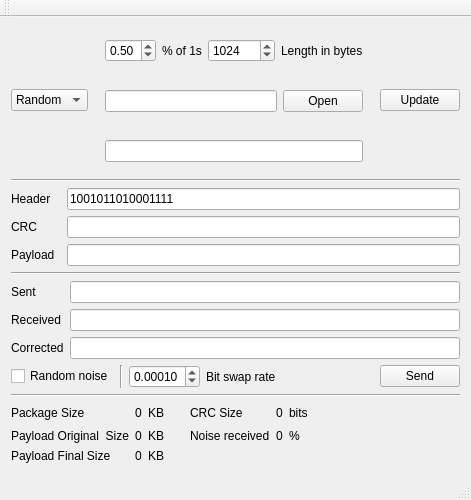
<?xml version="1.0" encoding="UTF-8"?>
<ui version="4.0">
 <class>MainWindow</class>
 <widget class="QMainWindow" name="MainWindow">
  <property name="geometry">
   <rect>
    <x>0</x>
    <y>0</y>
    <width>468</width>
    <height>500</height>
   </rect>
  </property>
  <property name="sizePolicy">
   <sizepolicy hsizetype="Preferred" vsizetype="Minimum">
    <horstretch>0</horstretch>
    <verstretch>0</verstretch>
   </sizepolicy>
  </property>
  <property name="windowTitle">
   <string>MainWindow</string>
  </property>
  <widget class="QWidget" name="centralWidget">
   <layout class="QVBoxLayout" name="verticalLayout">
    <item>
     <layout class="QHBoxLayout" name="horizontalLayout">
      <item>
       <widget class="QComboBox" name="inputGeneratorCBox">
        <item>
         <property name="text">
          <string>Random</string>
         </property>
        </item>
        <item>
         <property name="text">
          <string>File</string>
         </property>
        </item>
        <item>
         <property name="text">
          <string>Custom</string>
         </property>
        </item>
       </widget>
      </item>
      <item>
       <layout class="QVBoxLayout" name="verticalLayout_2">
        <item>
         <widget class="QWidget" name="randomInput" native="true">
          <layout class="QHBoxLayout" name="rlayout">
           <item>
            <widget class="QDoubleSpinBox" name="rdataOnes">
             <property name="maximum">
              <double>1.000000000000000</double>
             </property>
             <property name="singleStep">
              <double>0.010000000000000</double>
             </property>
             <property name="value">
              <double>0.500000000000000</double>
             </property>
            </widget>
           </item>
           <item>
            <widget class="QLabel" name="label">
             <property name="text">
              <string>% of 1s</string>
             </property>
            </widget>
           </item>
           <item>
            <widget class="QSpinBox" name="rdataLength">
             <property name="maximum">
              <number>99999999</number>
             </property>
             <property name="singleStep">
              <number>1024</number>
             </property>
             <property name="value">
              <number>1024</number>
             </property>
            </widget>
           </item>
           <item>
            <widget class="QLabel" name="label_2">
             <property name="text">
              <string>Length in bytes</string>
             </property>
            </widget>
           </item>
           <item>
            <spacer name="horizontalSpacer">
             <property name="orientation">
              <enum>Qt::Horizontal</enum>
             </property>
             <property name="sizeHint" stdset="0">
              <size>
               <width>40</width>
               <height>20</height>
              </size>
             </property>
            </spacer>
           </item>
          </layout>
         </widget>
        </item>
        <item>
         <widget class="QWidget" name="fileInput" native="true">
          <layout class="QHBoxLayout" name="fileLayout">
           <item>
            <widget class="QLineEdit" name="dataFilePath"/>
           </item>
           <item>
            <widget class="QPushButton" name="dataFileOpenBtn">
             <property name="text">
              <string>Open</string>
             </property>
            </widget>
           </item>
          </layout>
         </widget>
        </item>
        <item>
         <widget class="QWidget" name="customInput" native="true">
          <layout class="QHBoxLayout" name="customLayout">
           <item>
            <widget class="QLineEdit" name="customData"/>
           </item>
          </layout>
         </widget>
        </item>
       </layout>
      </item>
      <item>
       <widget class="QPushButton" name="updateBtn">
        <property name="text">
         <string>Update</string>
        </property>
       </widget>
      </item>
     </layout>
    </item>
    <item>
     <widget class="Line" name="line_2">
      <property name="orientation">
       <enum>Qt::Horizontal</enum>
      </property>
     </widget>
    </item>
    <item>
     <layout class="QGridLayout" name="gridLayout_2">
      <item row="0" column="0">
       <widget class="QLabel" name="label_5">
        <property name="sizePolicy">
         <sizepolicy hsizetype="Fixed" vsizetype="Preferred">
          <horstretch>0</horstretch>
          <verstretch>0</verstretch>
         </sizepolicy>
        </property>
        <property name="minimumSize">
         <size>
          <width>50</width>
          <height>0</height>
         </size>
        </property>
        <property name="text">
         <string>Header</string>
        </property>
       </widget>
      </item>
      <item row="0" column="2">
       <widget class="QLineEdit" name="headerData">
        <property name="text">
         <string>1001011010001111</string>
        </property>
        <property name="readOnly">
         <bool>true</bool>
        </property>
       </widget>
      </item>
      <item row="1" column="0">
       <widget class="QLabel" name="label_6">
        <property name="sizePolicy">
         <sizepolicy hsizetype="Fixed" vsizetype="Preferred">
          <horstretch>0</horstretch>
          <verstretch>0</verstretch>
         </sizepolicy>
        </property>
        <property name="minimumSize">
         <size>
          <width>50</width>
          <height>0</height>
         </size>
        </property>
        <property name="text">
         <string>CRC</string>
        </property>
       </widget>
      </item>
      <item row="1" column="2">
       <widget class="QLineEdit" name="CRCData">
        <property name="text">
         <string/>
        </property>
        <property name="readOnly">
         <bool>true</bool>
        </property>
       </widget>
      </item>
      <item row="2" column="0">
       <widget class="QLabel" name="label_11">
        <property name="sizePolicy">
         <sizepolicy hsizetype="Fixed" vsizetype="Preferred">
          <horstretch>0</horstretch>
          <verstretch>0</verstretch>
         </sizepolicy>
        </property>
        <property name="minimumSize">
         <size>
          <width>50</width>
          <height>0</height>
         </size>
        </property>
        <property name="text">
         <string>Payload</string>
        </property>
       </widget>
      </item>
      <item row="2" column="2">
       <widget class="QLineEdit" name="payloadData">
        <property name="text">
         <string/>
        </property>
        <property name="readOnly">
         <bool>true</bool>
        </property>
       </widget>
      </item>
     </layout>
    </item>
    <item>
     <widget class="Line" name="line">
      <property name="orientation">
       <enum>Qt::Horizontal</enum>
      </property>
     </widget>
    </item>
    <item>
     <layout class="QGridLayout" name="gridLayout">
      <item row="2" column="0">
       <widget class="QLabel" name="label_9">
        <property name="sizePolicy">
         <sizepolicy hsizetype="Fixed" vsizetype="Preferred">
          <horstretch>0</horstretch>
          <verstretch>0</verstretch>
         </sizepolicy>
        </property>
        <property name="minimumSize">
         <size>
          <width>50</width>
          <height>0</height>
         </size>
        </property>
        <property name="text">
         <string>Corrected</string>
        </property>
       </widget>
      </item>
      <item row="0" column="0">
       <widget class="QLabel" name="label_3">
        <property name="sizePolicy">
         <sizepolicy hsizetype="Fixed" vsizetype="Preferred">
          <horstretch>0</horstretch>
          <verstretch>0</verstretch>
         </sizepolicy>
        </property>
        <property name="minimumSize">
         <size>
          <width>50</width>
          <height>0</height>
         </size>
        </property>
        <property name="text">
         <string>Sent</string>
        </property>
       </widget>
      </item>
      <item row="1" column="0">
       <widget class="QLabel" name="label_4">
        <property name="sizePolicy">
         <sizepolicy hsizetype="Fixed" vsizetype="Preferred">
          <horstretch>0</horstretch>
          <verstretch>0</verstretch>
         </sizepolicy>
        </property>
        <property name="minimumSize">
         <size>
          <width>50</width>
          <height>0</height>
         </size>
        </property>
        <property name="text">
         <string>Received</string>
        </property>
       </widget>
      </item>
      <item row="0" column="2">
       <widget class="QLineEdit" name="sentData">
        <property name="readOnly">
         <bool>true</bool>
        </property>
       </widget>
      </item>
      <item row="1" column="2">
       <widget class="QLineEdit" name="receivedData">
        <property name="readOnly">
         <bool>true</bool>
        </property>
       </widget>
      </item>
      <item row="2" column="2">
       <widget class="QLineEdit" name="correctedData">
        <property name="readOnly">
         <bool>true</bool>
        </property>
       </widget>
      </item>
     </layout>
    </item>
    <item>
     <layout class="QHBoxLayout" name="horizontalLayout_2">
      <item>
       <widget class="QCheckBox" name="rnoiseCheckbox">
        <property name="text">
         <string>Random noise</string>
        </property>
       </widget>
      </item>
      <item>
       <widget class="Line" name="line_4">
        <property name="orientation">
         <enum>Qt::Vertical</enum>
        </property>
       </widget>
      </item>
      <item>
       <widget class="QDoubleSpinBox" name="rnoiseRate">
        <property name="decimals">
         <number>5</number>
        </property>
        <property name="maximum">
         <double>1.000000000000000</double>
        </property>
        <property name="singleStep">
         <double>0.000100000000000</double>
        </property>
        <property name="value">
         <double>0.000100000000000</double>
        </property>
       </widget>
      </item>
      <item>
       <widget class="QLabel" name="label_8">
        <property name="text">
         <string>Bit swap rate</string>
        </property>
       </widget>
      </item>
      <item>
       <spacer name="horizontalSpacer_3">
        <property name="orientation">
         <enum>Qt::Horizontal</enum>
        </property>
        <property name="sizeHint" stdset="0">
         <size>
          <width>40</width>
          <height>20</height>
         </size>
        </property>
       </spacer>
      </item>
      <item>
       <widget class="QPushButton" name="sendBtn">
        <property name="text">
         <string>Send</string>
        </property>
       </widget>
      </item>
     </layout>
    </item>
    <item>
     <widget class="Line" name="line_3">
      <property name="orientation">
       <enum>Qt::Horizontal</enum>
      </property>
     </widget>
    </item>
    <item>
     <layout class="QGridLayout" name="gridLayout_3">
      <item row="0" column="2">
       <widget class="QLabel" name="label_18">
        <property name="text">
         <string>KB</string>
        </property>
       </widget>
      </item>
      <item row="2" column="1">
       <widget class="QLabel" name="payloadSizeFinalLabel">
        <property name="text">
         <string>0</string>
        </property>
       </widget>
      </item>
      <item row="0" column="1">
       <widget class="QLabel" name="psizeLabel">
        <property name="text">
         <string>0</string>
        </property>
       </widget>
      </item>
      <item row="1" column="0">
       <widget class="QLabel" name="label_10">
        <property name="text">
         <string>Payload Original  Size</string>
        </property>
       </widget>
      </item>
      <item row="1" column="1">
       <widget class="QLabel" name="payloadSizeOriginalLabel">
        <property name="text">
         <string>0</string>
        </property>
       </widget>
      </item>
      <item row="0" column="0">
       <widget class="QLabel" name="label_7">
        <property name="text">
         <string>Package Size</string>
        </property>
       </widget>
      </item>
      <item row="2" column="2">
       <widget class="QLabel" name="label_20">
        <property name="text">
         <string>KB</string>
        </property>
       </widget>
      </item>
      <item row="2" column="0">
       <widget class="QLabel" name="label_12">
        <property name="text">
         <string>Payload Final Size</string>
        </property>
       </widget>
      </item>
      <item row="1" column="2">
       <widget class="QLabel" name="label_19">
        <property name="text">
         <string>KB</string>
        </property>
       </widget>
      </item>
      <item row="0" column="4">
       <widget class="QLabel" name="label_13">
        <property name="text">
         <string>CRC Size</string>
        </property>
       </widget>
      </item>
      <item row="0" column="3">
       <spacer name="horizontalSpacer_4">
        <property name="orientation">
         <enum>Qt::Horizontal</enum>
        </property>
        <property name="sizeType">
         <enum>QSizePolicy::Fixed</enum>
        </property>
        <property name="sizeHint" stdset="0">
         <size>
          <width>20</width>
          <height>20</height>
         </size>
        </property>
       </spacer>
      </item>
      <item row="1" column="4">
       <widget class="QLabel" name="label_14">
        <property name="text">
         <string>Noise received</string>
        </property>
       </widget>
      </item>
      <item row="0" column="6">
       <widget class="QLabel" name="label_22">
        <property name="text">
         <string>bits</string>
        </property>
       </widget>
      </item>
      <item row="0" column="8">
       <spacer name="horizontalSpacer_2">
        <property name="orientation">
         <enum>Qt::Horizontal</enum>
        </property>
        <property name="sizeHint" stdset="0">
         <size>
          <width>40</width>
          <height>20</height>
         </size>
        </property>
       </spacer>
      </item>
      <item row="1" column="6">
       <widget class="QLabel" name="label_21">
        <property name="text">
         <string>%</string>
        </property>
       </widget>
      </item>
      <item row="0" column="5">
       <widget class="QLabel" name="crcSizeLabel">
        <property name="text">
         <string>0</string>
        </property>
       </widget>
      </item>
      <item row="1" column="5">
       <widget class="QLabel" name="finalNoiseLabel">
        <property name="text">
         <string>0</string>
        </property>
       </widget>
      </item>
     </layout>
    </item>
    <item>
     <spacer name="verticalSpacer">
      <property name="orientation">
       <enum>Qt::Vertical</enum>
      </property>
      <property name="sizeHint" stdset="0">
       <size>
        <width>20</width>
        <height>40</height>
       </size>
      </property>
     </spacer>
    </item>
   </layout>
  </widget>
  <widget class="QMenuBar" name="menuBar">
   <property name="geometry">
    <rect>
     <x>0</x>
     <y>0</y>
     <width>468</width>
     <height>20</height>
    </rect>
   </property>
  </widget>
  <widget class="QToolBar" name="mainToolBar">
   <attribute name="toolBarArea">
    <enum>TopToolBarArea</enum>
   </attribute>
   <attribute name="toolBarBreak">
    <bool>false</bool>
   </attribute>
  </widget>
  <widget class="QStatusBar" name="statusBar"/>
 </widget>
 <layoutdefault spacing="6" margin="11"/>
 <resources/>
 <connections/>
</ui>
